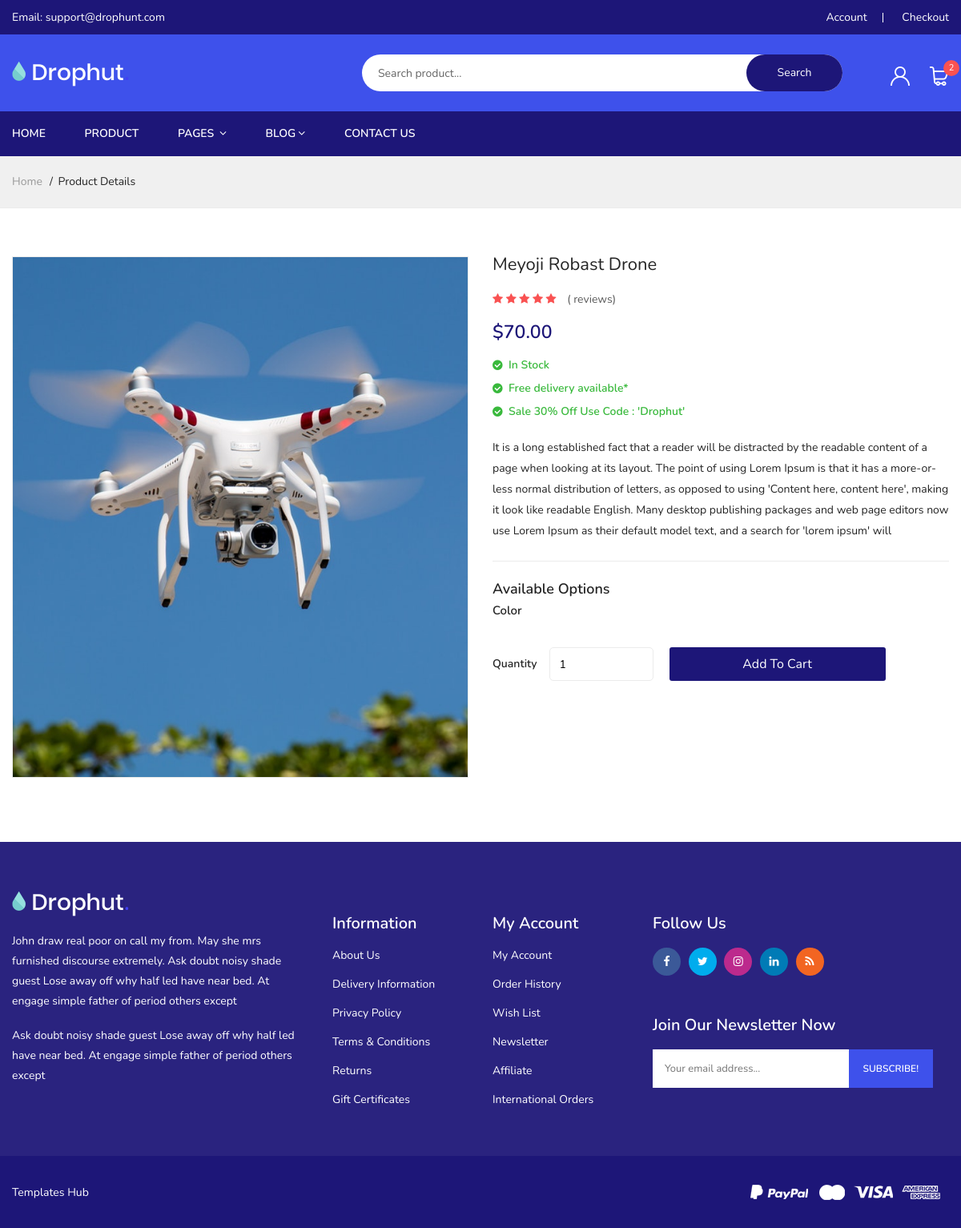
/drophutApp/product/1/ (signed in), run on the app's committed database.
### drophutApp/models.py (models this page shows, shortened)
class Product(models.Model):
    STATUS_CHOICES = (
        ('In Stock', 'In Stock'),
        ('Out of Stock', 'Out of Stock'),
    )
    name = models.CharField(max_length=255)
    description = models.TextField()
    price = models.DecimalField(max_digits=10, decimal_places=2)
    image = models.ImageField(upload_to='images/')
    status = models.CharField(max_length=20, choices=STATUS_CHOICES)
    created_at = models.DateTimeField(auto_now_add=True)
    updated_at = models.DateTimeField(auto_now=True)
    stock = models.IntegerField(null=True)
    def is_in_stock(self):
        if self.stock is None:
            return False
        return self.stock > 0
    is_in_stock.boolean = True

### drophutApp/views.py (the view)
# urls.py: path('product/<int:product_id>/', views.product_details, name='product_details'),
@login_required
def product_details(request, product_id):
  product = Product.objects.get(id=product_id)
  return render(request, 'drophutApp/product_details.html', {'product': product})

### drophutApp/templates/drophutApp/product_details.html (shortened to what this page needs)
{% extends 'drophutApp/base.html'%}
{% load static %}
{% block content %}
<div class="breadcrumbs_area">
  <div class="container">
      <div class="row">
          <div class="col-12">
              <div class="breadcrumb_content">
                  <ul>
                      <li><a href="{% url 'index' %}">home</a></li>
                      <li>Product details</li>
                  </ul>
              </div>
          </div>
      </div>
  </div>
</div>
<div class="product_details mt-60 mb-60">
  <div class="container">
      <div class="row">
          <div class="col-lg-6 col-md-6">
              <div class="product-details-tab">
                  <div id="img-1" class="zoomWrapper single-zoom">
                      <a href="#">
                          <img id="zoom1" src="{% static 'drophutApp/img/product/details-1.jpg' %}" data-zoom-image="{% static 'drophutApp/img/product/details-1.jpg' %}" alt="big-1">
                      </a>
                  </div>
        </div>
    </div>
    <div class="col-lg-6 col-md-6">
        <div class="product_d_right">
            <form action="{% url 'cart' %}" method="post">
              <h1>{{ product.name }}</h1>
              <div class="product_ratting">
                  <ul>
                      <li><a href="#"><i class="fa fa-star"></i></a></li>
                      <li><a href="#"><i class="fa fa-star"></i></a></li>
                      <li><a href="#"><i class="fa fa-star"></i></a></li>
                      <li><a href="#"><i class="fa fa-star"></i></a></li>
                      <li><a href="#"><i class="fa fa-star"></i></a></li>
                      <li class="review"><a href="#"> ({{ product.reviews.count }} reviews) </a></li>
                  </ul>
              </div>
              <div class="price_box">
                  <span class="current_price">${{ product.price }}</span>
          </div>
          <div class="product_desc">
              <ul>
                  <li>In Stock</li>
                  <li>Free delivery available*</li>
                  <li>Sale 30% Off Use Code : 'Drophut'</li>
              </ul>
              <p>{{ product.description }}</p>
          </div>
          <div class="product_variant color">
              <h3>Available Options</h3>
              <label>color</label>
        </div>
        <div class="product_variant quantity">
            <label>quantity</label>
            <input min="1" max="100" value="1" type="number" name="quantity">
            <button class="button" type="submit">add to cart</button>
        </div>
    </form>
</div>
</div>
</div>
</div>
</div>
{% endblock %}

### drophutApp/static/drophutApp/css/custom.css (style rules this page uses)
.container { max-width: 1300px; }
img { -webkit-user-drag: none; -khtml-user-drag: none; -moz-user-drag: none; -o-user-drag: none; display: inline-block; max-width: 100%; }
.product_ratting ul li a { color: #f95252; }
.mb-60 { margin-bottom: 60px; }
.mt-60 { margin-top: 60px; }

### data on the page
Product: name "Meyoji Robast Drone", price "70.00", description "It is a long established fact that a reader will be distracted by the readable content of a page when looking at its layout. The point of using Lorem Ipsum is that it has a more-or-less normal distribution of letters, as opposed to using 'Content here, content here', making it look like readable English. Many desktop publishing packages and web page editors now use Lorem Ipsum as their default model text, and a search for 'lorem ipsum' will"
